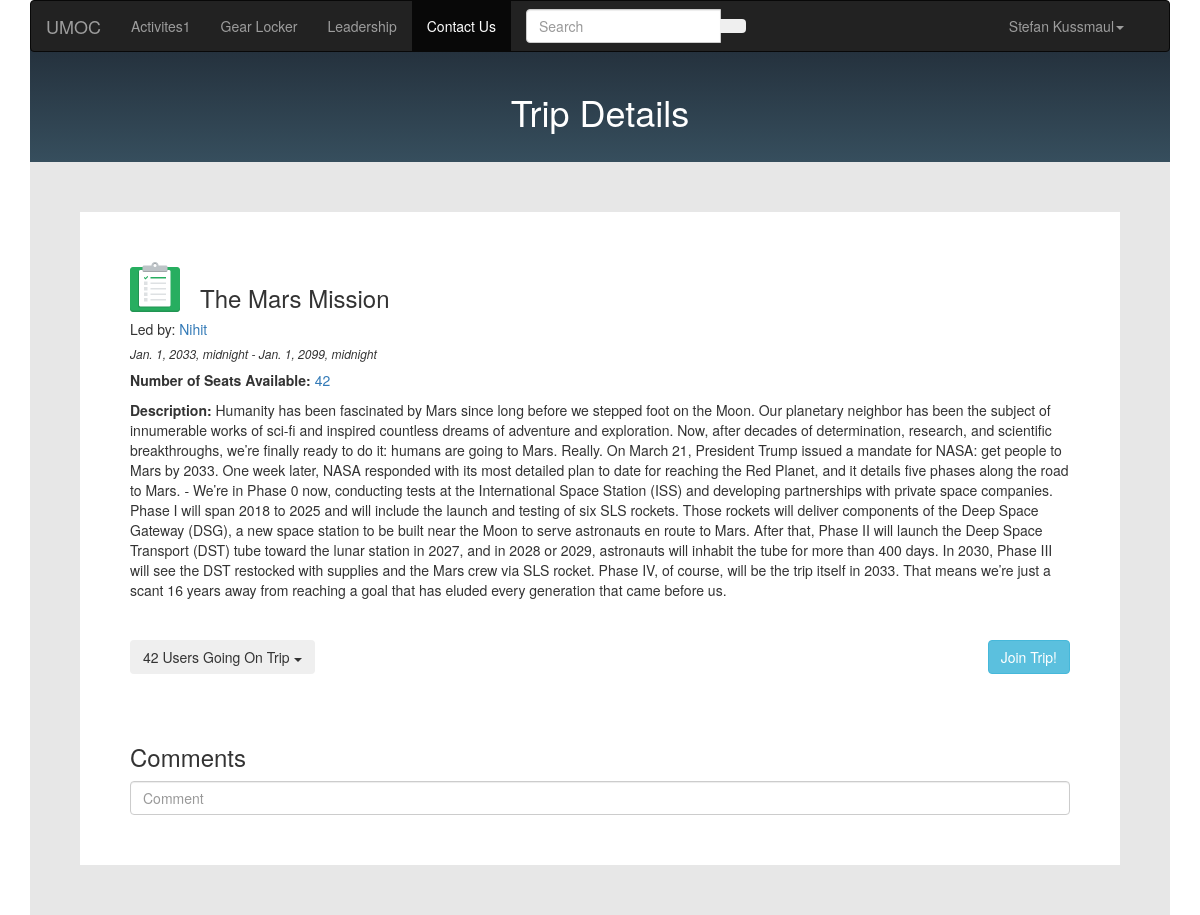
Page /trip/1/ on the committed database.
### umoc/models.py (models this page shows, shortened)
class Trip(models.Model):
	name = models.CharField(max_length=20, help_text='Enter Trip Name')
	description = models.TextField(help_text='Enter description and informatin for trip')
	num_seats = models.PositiveSmallIntegerField(verbose_name='Number of Seats', help_text='Enter number of seats available for the trip')
	thumbnail = models.ImageField(help_text='Upload an image to show alongside this trip')
	start_time = models.DateTimeField(help_text='Select Start Time of the Trip')
	end_time = models.DateTimeField(help_text='Select End Time of the Trip')
	cancelled = models.BooleanField(default=False, help_text='Click to Cancel')
	TAGS = (
		('r', 'Rock Climbing'),
		('h', 'Hiking'),
		('s', 'Ski and Board'),
		('sk', 'Skiing'),
		('sn', 'Snowboarding'),
		('c', 'Cabin Trip'),
	)
	tag = models.CharField(max_length=2, choices=TAGS, blank=True, help_text='Select a tag to help classify this trip')
	leader = models.ForeignKey(User, on_delete=models.SET_NULL, null=True, help_text='Select a user to be in charge of organizing and leading this trip', verbose_name='Trip Leader/Organizer', related_name='trip_leader') # NOTE: NOT SURE IF ON_DELETE AND NULL ARE SET AS WE WANT
	participants = models.ManyToManyField(User, help_text='Select users who are signed up to go on the trip') # TODO: VALIDATE IT IS LESS THAN NUM_SEATS. Also, figure out if this works.
	class Meta:
		ordering = ['start_time']

class User(models.Model):
	first_name = models.CharField(max_length=20, help_text='Enter your first name', verbose_name='First Name')
	last_name = models.CharField(max_length=20, help_text='Enter your last name', verbose_name='Last Name')
	dob = models.DateField(verbose_name='Date of Birth', help_text='Enter your birth date in the format "YYYY-MM-DD"')
	email = models.EmailField(max_length=30, unique=True, help_text='Enter your email address')
	password = models.CharField(max_length=20) # TODO: store safely using dedicated authentication
	profile_img = models.ImageField(verbose_name='Profile Image')
	phone_num = models.CharField(max_length=10, verbose_name='Phone Number', validators=[phone_regex])
	contact_name = models.CharField(max_length=40, help_text='Enter name of an emergency contact', blank=True)
	contact_phone = models.CharField(max_length=10, verbose_name='Contact Phone Number', help_text='Enter phone number for emergency contact', validators=[phone_regex], blank=True)
	can_comment = models.BooleanField(help_text='Set whether user can leave comments on trips', default=True)
	can_join_trip = models.BooleanField(help_text='Allow user to sign up for trips?', default=False)
	ADMIN_LEVELS = (
		('u', 'User'),
		('l', 'Leader'),
		('a', 'Admin'),
	)
	admin_level = models.CharField(max_length=1, choices=ADMIN_LEVELS, default='u')
	class Meta:
		ordering = ['last_name', 'first_name', 'admin_level']
	def __str__(self):
		return '{}, {}'.format(self.last_name, self.first_name)

### umoc/views.py (the view, shortened to what this page needs)
# urls.py: url(r'^trip/(?P<pk>\d+)/$', views.TripInfoView.as_view(), name='trip_info'),
class TripInfoView(generic.DetailView):
	model = Trip
	template_name = 'trip_info.html'

### umoc/templates/trip_info.html (shortened to what this page needs)
{% extends "template.html" %}
{% block content %}
  <head>
    {% load static %}
    <link rel="stylesheet" href="{% static 'css/trip_info.css' %}">
  </head>
  <body>
    <div id="headingbox"><h1>Trip Details</h1></div>
    <div id="form">
      <div id="wrapper">
        <div id="white_form">
        {% load static %}
        <img id="clipboard" src="{% static 'img/clipboard.png' %}" alt="clipboard"><h3 id="trip_name">{{trip.name}}</h3>
        <h5>Led by: <a href="{% url 'profile'%}">{{trip.leader.first_name}}</a></h5>
        <h6><i>{{trip.start_time}} - {% if trip.end_time %}{{trip.end_time}}{% endif %}</i></h6>
        <p><strong>Number of Seats Available:</strong> <a href="">{{ trip.num_seats }}</a></p>
        <p id="description"><strong>Description:</strong> {{ trip.description }}</p>
          <div class="btn-group">
            <button class="btn btn-inverse dropdown-toggle" type="button" data-toggle="dropdown">{{ trip.num_seats }} Users Going On Trip <span class="caret"></span>
            </button>
        </div>
        <button id="sign_up" class="btn btn-info">Join Trip!</button>
		<h3 id="comments">Comments</h3>
        <input type="text" placeholder="Comment" class="form-control" />
        </div>
    </body>
  {% endblock %}

### umoc/static/css/trip_info.css (style rules this page uses)
#headingbox { border: 10px; background: #202a35; padding:50px; margin-top:-50px; background: linear-gradient(#202a35, #3b5666); background-clip: border-box; }
#form { background: #e7e7e7; margin-top: -30px; height:100%; background-clip: border-box; }
h1 { text-align: center; color: white; }
#wrapper { padding: 50px; }
#white_form { background-color: white; padding: 50px; }
#trip_name { display: inline; padding-left: 20px; vertical-align: bottom; padding-bottom: 30px; }
#clipboard { display: inline; height:50px; }
#description { padding-bottom:30px; }
#comments { padding-top: 50px; }
#sign_up { float:right; }

### rows in the picture
Trip: name "The Mars Mission", leader.first_name "Nihit", start_time "Jan. 1, 2033, midnight", end_time "Jan. 1, 2099, midnight", num_seats "42", description "Humanity has been fascinated by Mars since long before we stepped foot on the Moon. Our planetary neighbor has been the subject of innumerable works of sci-fi and inspired countless dreams of adventure and exploration. Now, after decades of determination, research, and scientific breakthroughs, we’re finally ready to do it: humans are going to Mars. Really. On March 21, President Trump issued a mandate for NASA: get people to Mars by 2033. One week later, NASA responded with its most detailed plan to date for reaching the Red Planet, and it details five phases along the road to Mars. - We’re in Phase 0 now, conducting tests at the International Space Station (ISS) and developing…"
